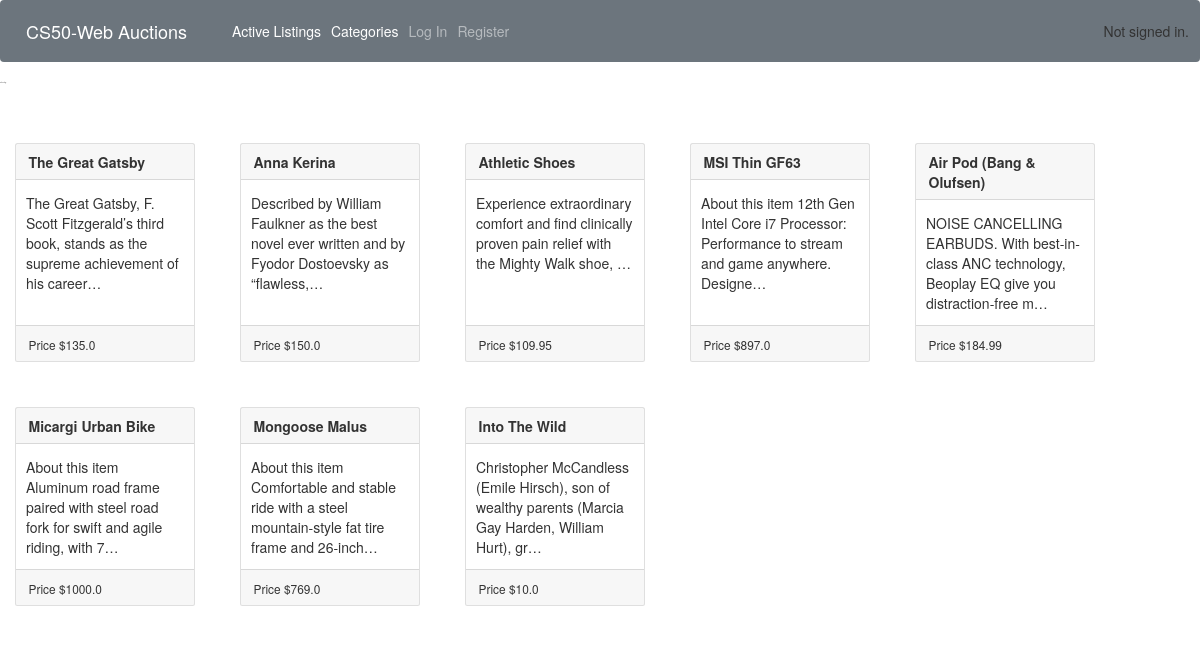
The page / on the database its author committed.
### auctions/models.py (models this page shows, shortened)
class Listing(models.Model):
    title = models.CharField(max_length=64)
    description = models.TextField()
    image = models.URLField()
    price = models.FloatField()
    active = models.BooleanField(default=True)
    owner = models.ForeignKey(User, on_delete=models.CASCADE)
    category = models.ForeignKey(Category,blank=True, on_delete=models.CASCADE, null=True)
    watchlist = models.ManyToManyField(User, blank=True, null=True, related_name="watchlists")
    bidder = models.ForeignKey(Bid,on_delete=models.CASCADE, blank=True, null=True)
    comments = models.ManyToManyField(Comment, blank=True,related_name="listing_comments")

### auctions/views.py (the view)
# urls.py: path("", views.index, name="index"),
def index(request):
    listings = Listing.objects.filter(active=True)
    context = {
        "listings" : listings
    }
    return render(request, "auctions/index.html", context)

### auctions/templates/auctions/index.html (shortened to what this page needs)
{% extends "auctions/layout.html" %}
{% block body %}
    <h2 class="mb-5">Active Listings</h2>
    <div class="row ">
        {% for listing in listings %}
            <div class="card ml-5 mr-4 mb-4 mt-5" style="width: 18rem;">
                <div class="card-header">
                    <strong class="card-title">{{ listing.title }}</strong>
                </div>
                <div class="card-body px-3">
                  <p class="card-text">{{ listing.description|truncatechars:100 }}</p>
                </div>
                <div class="card-footer">
                    <small>Price ${{ listing.price }}</small>
                </div>
              </div>
        {% endfor %}
    </div>
{% endblock %}

### rows shown on the page
Listing: title "The Great Gatsby", description "The Great Gatsby, F. Scott Fitzgerald’s third book, stands as the supreme achievement of his career…", price "135.0"
Listing: title "Anna Kerina", description "Described by William Faulkner as the best novel ever written and by Fyodor Dostoevsky as “flawless,…", price "150.0"
Listing: title "Athletic Shoes", description "Experience extraordinary comfort and find clinically proven pain relief with the Mighty Walk shoe, …", price "109.95"
Listing: title "MSI Thin GF63", description "About this item 12th Gen Intel Core i7 Processor: Performance to stream and game anywhere. Designe…", price "897.0"
Listing: title "Air Pod (Bang & Olufsen)", description "NOISE CANCELLING EARBUDS. With best-in-class ANC technology, Beoplay EQ give you distraction-free m…", price "184.99"
Listing: title "Micargi Urban Bike", description "About this item Aluminum road frame paired with steel road fork for swift and agile riding, with 7…", price "1000.0"
Listing: title "Mongoose Malus", description "About this item Comfortable and stable ride with a steel mountain-style fat tire frame and 26-inch…", price "769.0"
Listing: title "Into The Wild", description "Christopher McCandless (Emile Hirsch), son of wealthy parents (Marcia Gay Harden, William Hurt), gr…", price "10.0"
